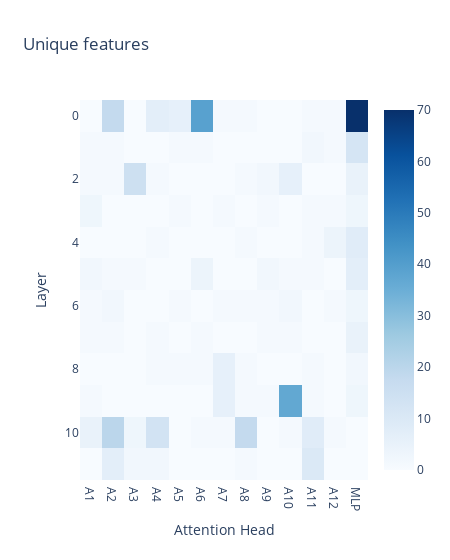

The notebook cell this image was saved under:
### Markdown cell above
There's a few other methods, but you probably don't need to bother with those.

### Code cell
_ = cp.unique_feature_array(visualize=True)

### Figure 1 — Plotly figure (JSON) as saved in the notebook; plotly's stock layout.template omitted (floating-point values rounded to 4 significant figures; data arrays with more than 128 entries replaced by an {"elided": "..."} marker saying what was removed)
{"data": [{"coloraxis": "coloraxis", "hovertemplate": "Attention Head: %{x}<br>Layer: %{y}<br>color: %{z}<extra></extra>", "name": "0", "type": "heatmap", "x": ["A1", "A2", "A3", "A4", "A5", "A6", "A7", "A8", "A9", "A10", "A11", "A12", "MLP"], "xaxis": "x", "y": [0, 1, 2, 3, 4, 5, 6, 7, 8, 9, 10, 11], "yaxis": "y", "z": {"elided": "12x13 int values"}}], "layout": {"coloraxis": {"colorscale": [[0, "rgb(247,251,255)"], [0.125, "rgb(222,235,247)"], [0.25, "rgb(198,219,239)"], [0.375, "rgb(158,202,225)"], [0.5, "rgb(107,174,214)"], [0.625, "rgb(66,146,198)"], [0.75, "rgb(33,113,181)"], [0.875, "rgb(8,81,156)"], [1, "rgb(8,48,107)"]]}, "title": {"text": "Unique features"}, "width": 450, "xaxis": {"anchor": "y", "constrain": "domain", "domain": [0, 1], "scaleanchor": "y", "title": {"text": "Attention Head"}}, "yaxis": {"anchor": "x", "autorange": "reversed", "constrain": "domain", "domain": [0, 1], "title": {"text": "Layer"}}}}
